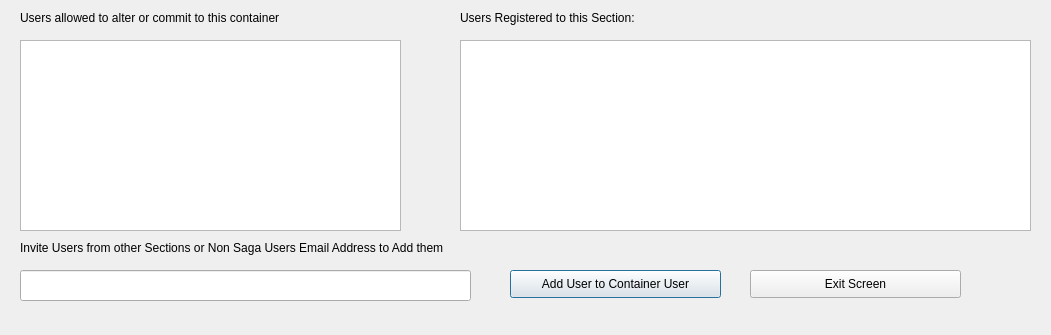
<?xml version="1.0" encoding="UTF-8"?>
<ui version="4.0">
 <class>FileInfomation</class>
 <widget class="QDialog" name="FileInfomation">
  <property name="geometry">
   <rect>
    <x>0</x>
    <y>0</y>
    <width>1051</width>
    <height>335</height>
   </rect>
  </property>
  <property name="windowTitle">
   <string>File Information</string>
  </property>
  <widget class="QLabel" name="advicelabel">
   <property name="geometry">
    <rect>
     <x>20</x>
     <y>10</y>
     <width>311</width>
     <height>16</height>
    </rect>
   </property>
   <property name="text">
    <string>Users allowed to alter or commit to this container</string>
   </property>
  </widget>
  <widget class="QTableView" name="alloweduserview">
   <property name="geometry">
    <rect>
     <x>20</x>
     <y>40</y>
     <width>381</width>
     <height>191</height>
    </rect>
   </property>
  </widget>
  <widget class="QPushButton" name="adduserbttn">
   <property name="geometry">
    <rect>
     <x>510</x>
     <y>270</y>
     <width>211</width>
     <height>28</height>
    </rect>
   </property>
   <property name="text">
    <string>Add User to Container User</string>
   </property>
  </widget>
  <widget class="QLabel" name="advicelabel_2">
   <property name="geometry">
    <rect>
     <x>20</x>
     <y>240</y>
     <width>531</width>
     <height>16</height>
    </rect>
   </property>
   <property name="text">
    <string>Invite Users from other Sections or Non Saga Users Email Address to Add them</string>
   </property>
  </widget>
  <widget class="QLineEdit" name="emailedit">
   <property name="geometry">
    <rect>
     <x>20</x>
     <y>270</y>
     <width>451</width>
     <height>31</height>
    </rect>
   </property>
  </widget>
  <widget class="QLabel" name="errorlbl">
   <property name="geometry">
    <rect>
     <x>20</x>
     <y>320</y>
     <width>401</width>
     <height>16</height>
    </rect>
   </property>
   <property name="text">
    <string/>
   </property>
  </widget>
  <widget class="QTableView" name="regsectionuserview">
   <property name="geometry">
    <rect>
     <x>460</x>
     <y>40</y>
     <width>571</width>
     <height>191</height>
    </rect>
   </property>
  </widget>
  <widget class="QLabel" name="regsectionedlbl">
   <property name="geometry">
    <rect>
     <x>460</x>
     <y>10</y>
     <width>311</width>
     <height>16</height>
    </rect>
   </property>
   <property name="text">
    <string>Users Registered to this Section: </string>
   </property>
  </widget>
  <widget class="QPushButton" name="exitbttn">
   <property name="geometry">
    <rect>
     <x>750</x>
     <y>270</y>
     <width>211</width>
     <height>28</height>
    </rect>
   </property>
   <property name="text">
    <string>Exit Screen</string>
   </property>
  </widget>
 </widget>
 <resources/>
 <connections/>
</ui>
